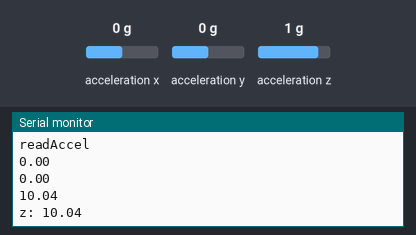
Simulated run of this sketch. Board: ESP8266 (NodeMCU). Parts: the last lines printed to the serial monitor. Wiring (inferred from the names in the program): ADXL345 accelerometer at I2C address 0x53. Inputs (shaded band) come from the test bench; at power-on: acceleration x 0 g, acceleration y 0 g, acceleration z 1 g.

Above: at 8.3 s.
8.4 s: acceleration x set to -1.4 g
At 8.53 s:
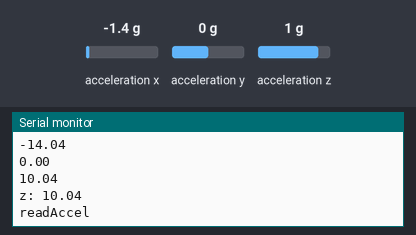
9.9 s: acceleration y set to -0.8 g
At 10.96 s:
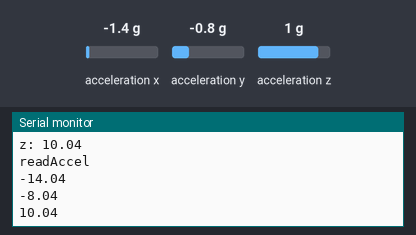
11.4 s: acceleration z set to -1.4 g
At 11.57 s:
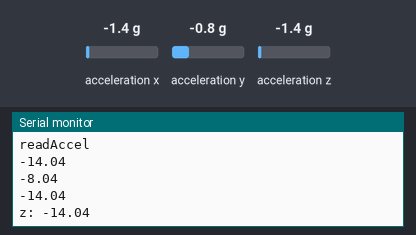
Timing chart, 0 to 14.4 s (numbered marks = the images above; inputs shaded):
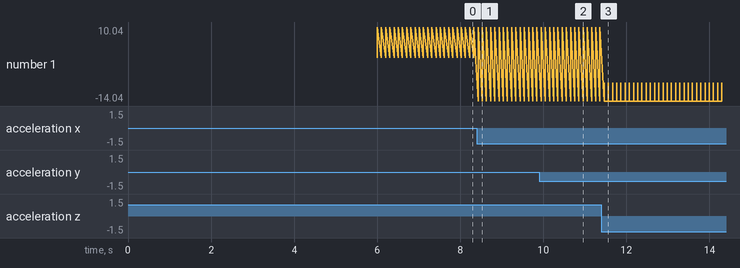

Measured:
- after the input at 8.4 s, the serial monitor: prints a new line at once (image 1)
- after the input at 9.9 s, the serial monitor: prints a new line after 0.05 s (image 2)
- after the input at 11.4 s, the serial monitor: prints a new line after 0.07 s (image 3)

The sketch:

acelerometro2.ino
```cpp
/* ADXL345
 * i2c bus SDA = GPIO0; SCL = GPIO2
 *
 * Just a little test message.  Go to http://192.168.4.1 in a web browser
 * connected to this access point to see it.
 * USER: admin PASSWOR: admin
 */

#include <ESP8266WiFi.h>
#include <WiFiClient.h>
#include <ESP8266WebServer.h>
//ADXL345
#include <Wire.h>

/* Set these to your desired credentials. */
//const char *ssid = "ESPap";
//const char *password = "12345678";
ESP8266WebServer server(80);


#define DEBUG true
#define Serial if(DEBUG)Serial

#define DEVICE (0x53) // Device address as specified in data sheet
float last_value = 0;
float prelast_value = 0;

int show_count = 0;
int trigger_count = 0;
float trigger_value = -5; //DEFAULT VALUE ???
float current_value_x = 0;
float current_value_y = 0;
float current_value_z = 0;


#define ADXL345_MG2G_MULTIPLIER (0.004)
#define SENSORS_GRAVITY_STANDARD          (SENSORS_GRAVITY_EARTH)
#define SENSORS_GRAVITY_EARTH             (9.80665F)              /**< Earth's gravity in m/s^2 */

byte _buff[6];
char POWER_CTL = 0x2D;    //Power Control Register
char DATA_FORMAT = 0x31;
char DATAX0 = 0x32;    //X-Axis Data 0
char DATAX1 = 0x33;    //X-Axis Data 1
char DATAY0 = 0x34;    //Y-Axis Data 0
char DATAY1 = 0x35;    //Y-Axis Data 1
char DATAZ0 = 0x36;    //Z-Axis Data 0
char DATAZ1 = 0x37;    //Z-Axis Data 1

float max_x=0;
float min_x=0;
float cal_x=0;
float x = 0;

float max_y=0;
float min_y=0;
float cal_y=0;
float y = 0;

float max_z=0;
float min_z=0;
float cal_z=0;
float z = 0;


float readAccel()
{
  Serial.println("readAccel");
  uint8_t howManyBytesToRead = 6; //6 for all axes
  readFrom( DATAX0, howManyBytesToRead, _buff); //read the acceleration data from the ADXL345
  short x = (((short)_buff[1]) << 8) | _buff[0];
  //readFrom( DATAY0, howManyBytesToRead, _buff);
  short y = (((short)_buff[3]) << 8) | _buff[2];
  //readFrom( DATAZ0, howManyBytesToRead, _buff);
  short z = (((short)_buff[5]) << 8) | _buff[4];
  Serial.println(x * ADXL345_MG2G_MULTIPLIER * SENSORS_GRAVITY_STANDARD);
  Serial.println(y * ADXL345_MG2G_MULTIPLIER * SENSORS_GRAVITY_STANDARD);
  Serial.println(z * ADXL345_MG2G_MULTIPLIER * SENSORS_GRAVITY_STANDARD);
  return z * ADXL345_MG2G_MULTIPLIER * SENSORS_GRAVITY_STANDARD;
  //x = x + cal_x;


  //Serial.print("x: ");
  //Serial.print( x*2./512 );
  //Serial.print(" y: ");
  //Serial.print( y*2./512 );
  //Serial.print(" z: ");
  //Serial.print( z*2./512 );
  //Serial.print("Z: "); Serial.print( z);

  //Serial.println( sqrtf(x*x+y*y+z*z)*2./512 );

//getX() = read16(ADXL345_REG_DATAX0);
//x = getX() * ADXL345_MG2G_MULTIPLIER * SENSORS_GRAVITY_STANDARD;

}

void writeTo(byte address, byte val)
{
  Wire.beginTransmission(DEVICE); // start transmission to device
  Wire.write(address); // send register address
  Wire.write(val); // send value to write
  Wire.endTransmission(); // end transmission
}

// Reads num bytes starting from address register on device in to _buff array
void readFrom(byte address, int num, byte _buff[])
{
  Wire.beginTransmission(DEVICE); // start transmission to device
  Wire.write(address); // sends address to read from
  Wire.endTransmission(); // end transmission
  Wire.beginTransmission(DEVICE); // start transmission to device
  Wire.requestFrom(DEVICE, num); // request 6 bytes from device

  int i = 0;
  while(Wire.available()) // device may send less than requested (abnormal)
  {
    _buff[i] = Wire.read(); // receive a byte
    i++;
  }
  Wire.endTransmission(); // end transmission
}

void setup() {
  delay(1000);

  Serial.begin(115200);
  Serial.println();


//ADXL345
  // i2c bus SDA = GPIO0; SCL = GPIO2
  delay(5000);
  Wire.begin(0,2);

  // Put the ADXL345 into +/- 2G range by writing the value 0x01 to the DATA_FORMAT register.
  // FYI: 0x00 = 2G, 0x01 = 4G, 0x02 = 8G, 0x03 = 16G
  writeTo(DATA_FORMAT, 0x00);

  // Put the ADXL345 into Measurement Mode by writing 0x08 to the POWER_CTL register.
  writeTo(POWER_CTL, 0x08);

  int i =0;
  for(i=0; i<11; i++)
  {
    //uint8_t howManyBytesToRead = 6;
    //readFrom( DATAX0, howManyBytesToRead, _buff);
    float calib_z ;//= (((short)_buff[1]) << 8) | _buff[0];
    calib_z = readAccel();
    if(i==0)
     cal_z = z;
    if(i>0)
     cal_z = cal_z + calib_z;
    Serial.println(calib_z);
    delay(100);
  }

  cal_z = cal_z/10;
  Serial.print("cal_z: ");Serial.println(cal_z);

}

void loop() {
  //server.handleClient();
  current_value_z = readAccel();  // read ONLY x, for the y and x modify the readAccel function
 /*
  if((current_value_x - cal_x) > max_x)
    max_z = current_value_x - cal_z;
  if((current_value_x - cal_x) < min_x)
    min_z = current_value_x - cal_x;


  if((current_value_y - cal_y) > max_y)
    max_y = current_value_y - cal_y;
  if((current_value_y - cal_y) < min_y)
    min_y = current_value_y - cal_y;


  if((current_value_z - cal_z) > max_z)
    max_z = current_value_z - cal_z;
  if((current_value_z - cal_z) < min_z)
    min_z = current_value_z - cal_z;
*/
  //Serial.print("x: ");Serial.print(current_value_x);  Serial.print(" x(corrected): ");Serial.print(current_value_x - cal_x);
  //Serial.print(" Min:" );Serial.print(min_x); Serial.print(" Max:" ); Serial.println(max_x);

  //Serial.print("y: ");Serial.print(current_value_y);  Serial.print(" y(corrected): ");Serial.print(current_value_y - cal_y);
  //Serial.print(" Min:" );Serial.print(min_y); Serial.print(" Max:" ); Serial.println(max_y);

  Serial.print("z: ");Serial.println(current_value_z);  //Serial.print(" z(corrected): ");Serial.print(current_value_z - cal_z);
  //Serial.print(" Min:" );Serial.print(min_z); Serial.print(" Max:" ); Serial.println(max_z);

  //Serial.print("Trigger value:"); Serial.print(trigger_value); Serial.print(" Count:"); Serial.println(trigger_count);
  delay(100);   // only read every 100ms

}
```
